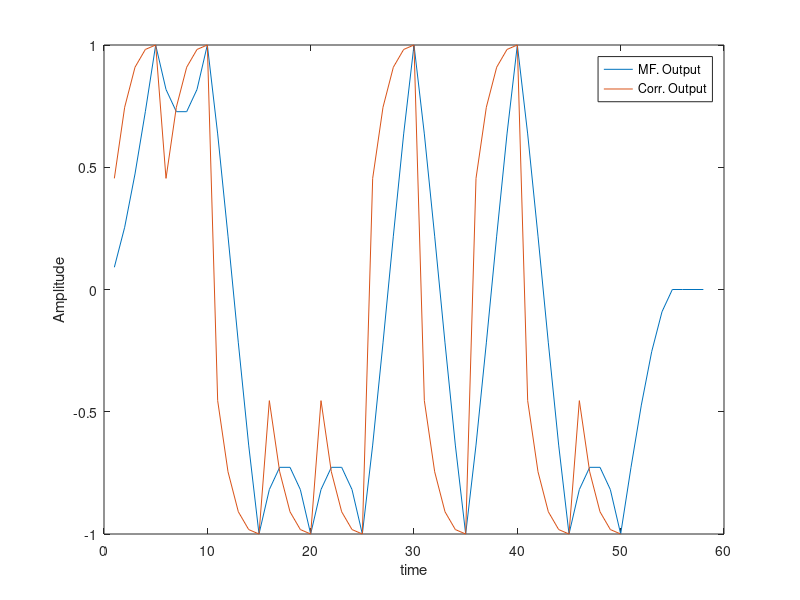
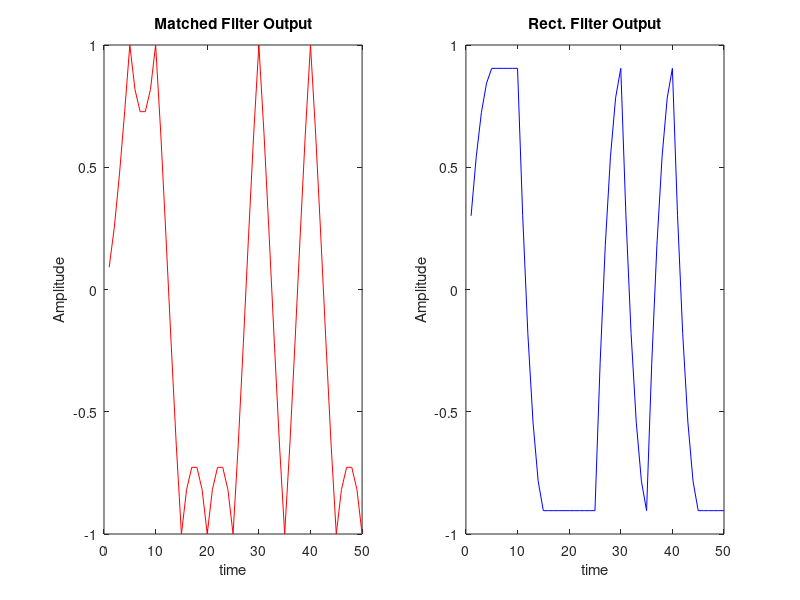

The MATLAB source for these figures, in order:
%genenrate random data
A=1;
NumberofBits = 10;
timeAxis = 0.2: 0.2: 0.2*NumberofBits*5;
Data_Size=[1,10];
%a)Generate an array consisting of 10 bits
Data=randi([0,1],Data_Size);
%b)Convert the bit stream to +1's, -1's
Data_mapped=((2*Data)-1)*A;
%c)Generate a signal consisting of impulses every Ts
%sampling the signal every Ts
Data_sampled=upsample(Data_mapped,5);
%_________
%pulse shaping
p=[5 4 3 2 1]/sqrt(55);
%d)Convolve the sequence with the discrete pulse shaping function to
y=conv(p,Data_sampled);
%e)generate 2 filters
%first filter MF
matchedFilter=fliplr(p);
matchedFilter_Output=conv(matchedFilter,y);
%second filter Rect
rectFilter=[1 1 1 1 1]/sqrt(5);
rectFilter_Output=conv(rectFilter,y);
%Add delay to shift the output
k=[p p(2:end) p(1) p(3:end) p(1:2) p(4:end) p(1:3) p(5:end) p(1:4)];
f=reshape(y(:,1:50), 5, 10);
k1=[p(1) zeros(1, 4) p(1:2) zeros(1, 3)  p(1:3) zeros(1, 2) p(1:4) zeros(1, 1) p(1:end)];
k3=reshape(k1, 5, 5);

correlator =(k3'*f)(:);
figure;
plot(matchedFilter_Output);
hold on;
plot(correlator);
legend('MF. Output', 'Corr. Output');
xlabel('time');
ylabel('Amplitude');
hold off;
figure;
subplot(1,2,1);
plot(matchedFilter_Output(1:NumberofBits*5), 'r');
title('Matched Filter Output');
xlabel('time');
ylabel('Amplitude');
subplot(1,2,2);
plot(rectFilter_Output(1:NumberofBits*5), 'b');
title('Rect. Filter Output');
xlabel('time');
ylabel('Amplitude');


